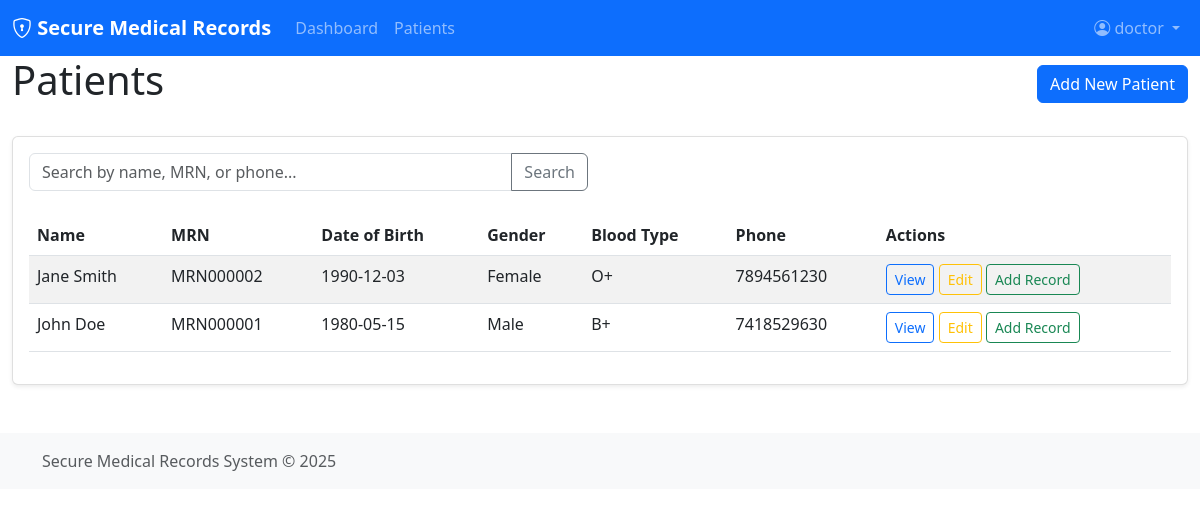
The app's page /patients (signed in) with its own data.
### app/models/models.py (models this page shows, shortened)
class Patient(db.Model):
    id = db.Column(db.Integer, primary_key=True)
    name = db.Column(db.String(100), nullable=False, index=True)
    dob = db.Column(db.Date, nullable=False)
    gender = db.Column(db.String(10), nullable=False)
    medical_record_number = db.Column(db.String(50), unique=True, nullable=False, index=True)
    created_at = db.Column(db.DateTime, default=datetime.utcnow, index=True)
    phone = db.Column(db.String(20), nullable=True)
    email = db.Column(db.String(120), nullable=True, index=True)
    address = db.Column(db.Text, nullable=True)
    emergency_contact_name = db.Column(db.String(100), nullable=True)
    emergency_contact_phone = db.Column(db.String(20), nullable=True)
    blood_type = db.Column(db.String(10), nullable=True)
    allergies = db.Column(db.Text, nullable=True)

### app/routes/main.py (the view)
@main_bp.route('/patients')
@require_role('nurse')
def patients():
    try:
        page = request.args.get('page', 1, type=int)
        search = request.args.get('search', '', type=str)
        if search:
            patients_query = Patient.query.filter(
                db.or_(
                    Patient.name.contains(search),
                    Patient.medical_record_number.contains(search),
                    Patient.phone.contains(search)
                )
            ).order_by(Patient.name)
        else:
            patients_query = Patient.query.order_by(Patient.name)
        patients = patients_query.paginate(
            page=page, per_page=10, error_out=False)
        return render_template('patients.html', patients=patients, search=search)
    except Exception as e:
        logger.error(f"Error loading patients: {str(e)}")
        flash('An error occurred while loading patients', 'error')
        return render_template('patients.html', patients=[], search='')

### app/templates/patients.html (shortened to what this page needs)
{% extends "base.html" %}
{% block content %}
<div class="d-flex justify-content-between align-items-center mb-4">
    <h1>Patients</h1>
    {% if session.user_role == 'doctor' %}
    <a href="{{ url_for('main.add_patient') }}" class="btn btn-primary">Add New Patient</a>
    {% endif %}
</div>
<div class="card">
    <div class="card-body">
        <form method="GET" class="mb-4">
            <div class="row">
                <div class="col-md-6">
                    <div class="input-group">
                        <input type="text" class="form-control" name="search" placeholder="Search by name, MRN, or phone..." value="{{ search or '' }}">
                        <button class="btn btn-outline-secondary" type="submit">Search</button>
                    </div>
                </div>
            </div>
        </form>
        {% if patients.items %}
        <div class="table-responsive">
            <table class="table table-striped">
                <thead>
                    <tr>
                        <th>Name</th>
                        <th>MRN</th>
                        <th>Date of Birth</th>
                        <th>Gender</th>
                        <th>Blood Type</th>
                        <th>Phone</th>
                        <th>Actions</th>
                    </tr>
                </thead>
                <tbody>
                    {% for patient in patients.items %}
                    <tr>
                        <td>{{ patient.name }}</td>
                        <td>{{ patient.medical_record_number }}</td>
                        <td>{{ patient.dob }}</td>
                        <td>{{ patient.gender }}</td>
                        <td>{{ patient.blood_type or '-' }}</td>
                        <td>{{ patient.phone or '-' }}</td>
                        <td>
                            <a href="{{ url_for('main.view_patient', patient_id=patient.id) }}" class="btn btn-sm btn-outline-primary">View</a>
                            {% if session.user_role == 'doctor' %}
                            <a href="{{ url_for('main.edit_patient', patient_id=patient.id) }}" class="btn btn-sm btn-outline-warning">Edit</a>
                            <a href="{{ url_for('main.add_record', patient_id=patient.id) }}" class="btn btn-sm btn-outline-success">Add Record</a>
                            {% endif %}
                        </td>
                    </tr>
                    {% endfor %}
                </tbody>
            </table>
        </div>
        {% else %}
        <p>No patients found.</p>
        {% endif %}
    </div>
</div>
{% endblock %}

### app/templates/base.html (style rules this page uses)
.card { box-shadow: 0 0.125rem 0.25rem rgba(0, 0, 0, 0.075); border: 1px solid rgba(0, 0, 0, 0.125); }

### records on screen
Patient: name "Jane Smith", medical_record_number "MRN000002", dob "1990-12-03", gender "Female", blood_type "O+", phone "7894561230"
Patient: name "John Doe", medical_record_number "MRN000001", dob "1980-05-15", gender "Male", blood_type "B+", phone "7418529630"

### other values on screen
{{ session.username }} "doctor"
